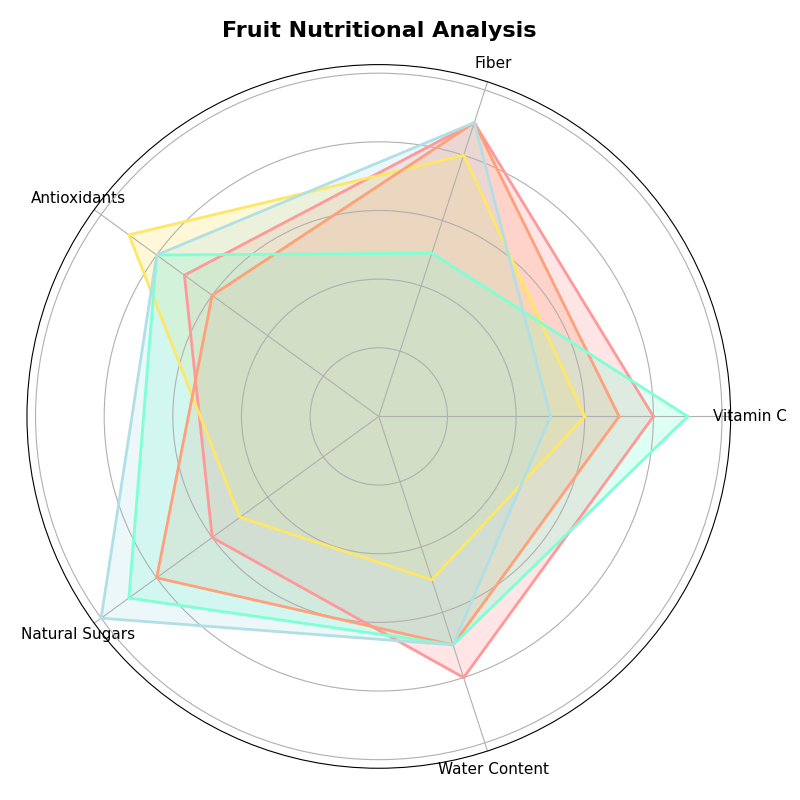

The Python source for this figure:
import numpy as np
import matplotlib.pyplot as plt

categories = ['Vitamin C', 'Fiber', 'Antioxidants', 'Natural Sugars', 'Water Content']
fruits = ['Apple', 'Banana', 'Orange', 'Strawberry', 'Blueberry']

# Manually shuffled data for each fruit
data = {
    'Apple': [8, 9, 7, 6, 8],
    'Banana': [6, 8, 9, 5, 5],
    'Orange': [7, 9, 6, 8, 7],
    'Strawberry': [9, 5, 8, 9, 7],
    'Blueberry': [5, 9, 8, 10, 7]
}

num_vars = len(categories)

def create_radar_chart(ax, data, color):
    angles = np.linspace(0, 2 * np.pi, num_vars, endpoint=False).tolist()
    data += data[:1]
    angles += angles[:1]
    ax.fill(angles, data, color=color, alpha=0.25)
    ax.plot(angles, data, color=color, linewidth=2)
    ax.set_yticklabels([])
    ax.set_xticks(angles[:-1])
    ax.set_xticklabels(categories, fontsize=11)

fig, ax = plt.subplots(figsize=(8, 8), subplot_kw=dict(polar=True))

colors = ['#FF9999', '#FFE766', '#FFA07A', '#7FFFD4', '#B0E0E6']

for fruit, color in zip(fruits, colors):
    create_radar_chart(ax, data[fruit], color)

ax.set_title('Fruit Nutritional Analysis', size=16, weight='bold', pad=20)

plt.tight_layout()
plt.show()
